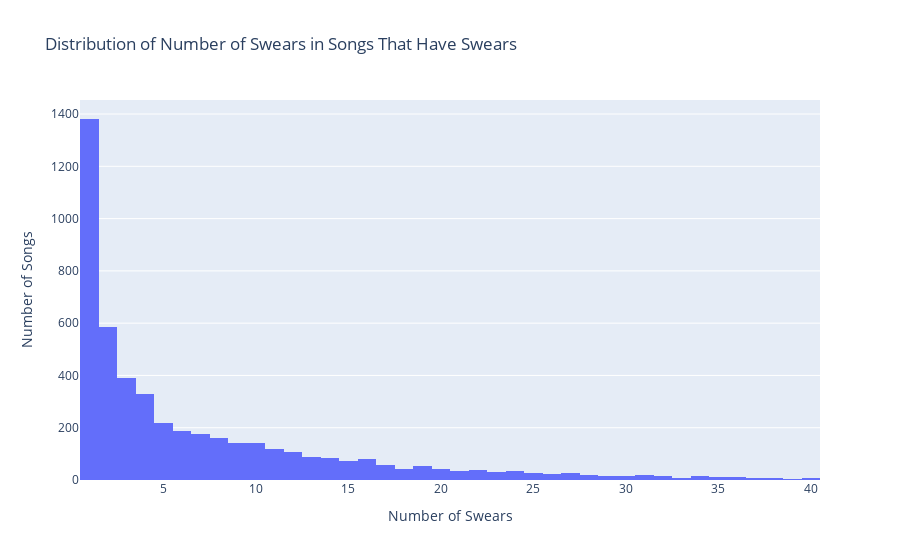

The cell this chart's notebook holds for it:
### Code cell
import plotly.io as pio

# Load figure from JSON file
with open("dist_swears.json", "r") as f:
    fig = pio.from_json(f.read())
fig

### Figure 1 — Plotly figure (JSON) as saved in the notebook; plotly's stock layout.template omitted (floating-point values rounded to 4 significant figures; data arrays with more than 128 entries replaced by an {"elided": "..."} marker saying what was removed)
{"data": [{"alignmentgroup": "True", "bingroup": "x", "hovertemplate": "Value=%{x}<br>count=%{y}<extra></extra>", "legendgroup": "", "marker": {"color": "#636efa", "pattern": {"shape": ""}}, "name": "", "nbinsx": 40, "offsetgroup": "", "orientation": "v", "showlegend": false, "type": "histogram", "x": {"elided": "4841 int values"}, "xaxis": "x", "yaxis": "y"}], "layout": {"autosize": true, "barmode": "relative", "legend": {"tracegroupgap": 0}, "title": {"text": "Distribution of Number of Swears in Songs That Have Swears"}, "xaxis": {"anchor": "y", "autorange": true, "domain": [0, 1], "range": [0.5, 40.5], "title": {"text": "Number of Swears"}, "type": "linear"}, "yaxis": {"anchor": "x", "autorange": true, "domain": [0, 1], "range": [0, 1454.0], "title": {"text": "Number of Songs"}}}}
